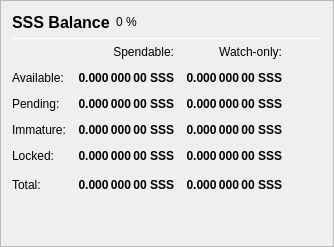
                   <widget class="QFrame" name="frame_Balances">
                    <property name="frameShape">
                     <enum>QFrame::StyledPanel</enum>
                    </property>
                    <property name="frameShadow">
                     <enum>QFrame::Raised</enum>
                    </property>
                    <layout class="QVBoxLayout" name="verticalLayout_4">
                     <item>
                      <layout class="QHBoxLayout" name="horizontalLayout_4">
                       <item>
                        <widget class="QLabel" name="label_5">
                         <property name="minimumSize">
                          <size>
                           <width>0</width>
                           <height>20</height>
                          </size>
                         </property>
                         <property name="font">
                          <font>
                           <pointsize>12</pointsize>
                           <weight>75</weight>
                           <bold>true</bold>
                          </font>
                         </property>
                         <property name="text">
                          <string>SSS Balance</string>
                         </property>
                        </widget>
                       </item>
                       <item>
                        <widget class="QLabel" name="labelSSSPercent">
                         <property name="text">
                          <string notr="true">0 %</string>
                         </property>
                        </widget>
                       </item>
                       <item>
                        <spacer name="horizontalSpacer_3">
                         <property name="orientation">
                          <enum>Qt::Horizontal</enum>
                         </property>
                         <property name="sizeHint" stdset="0">
                          <size>
                           <width>40</width>
                           <height>20</height>
                          </size>
                         </property>
                        </spacer>
                       </item>
                      </layout>
                     </item>
                     <item>
                      <widget class="Line" name="line_Balance">
                       <property name="minimumSize">
                        <size>
                         <width>0</width>
                         <height>1</height>
                        </size>
                       </property>
                       <property name="maximumSize">
                        <size>
                         <width>16777215</width>
                         <height>1</height>
                        </size>
                       </property>
                       <property name="orientation">
                        <enum>Qt::Horizontal</enum>
                       </property>
                      </widget>
                     </item>
                     <item>
                      <layout class="QGridLayout" name="gridLayout">
                       <property name="spacing">
                        <number>12</number>
                       </property>
                       <item row="0" column="1">
                        <widget class="QLabel" name="labelSpendable">
                         <property name="text">
                          <string>Spendable:</string>
                         </property>
                         <property name="alignment">
                          <set>Qt::AlignRight|Qt::AlignTrailing|Qt::AlignVCenter</set>
                         </property>
                        </widget>
                       </item>
                       <item row="0" column="2">
                        <widget class="QLabel" name="labelWatchonly">
                         <property name="text">
                          <string>Watch-only:</string>
                         </property>
                         <property name="alignment">
                          <set>Qt::AlignRight|Qt::AlignTrailing|Qt::AlignVCenter</set>
                         </property>
                        </widget>
                       </item>
                       <item row="1" column="0">
                        <widget class="QLabel" name="labelBalanceText">
                         <property name="text">
                          <string>Available:</string>
                         </property>
                        </widget>
                       </item>
                       <item row="1" column="1">
                        <widget class="QLabel" name="labelBalance">
                         <property name="font">
                          <font>
                           <weight>75</weight>
                           <bold>true</bold>
                          </font>
                         </property>
                         <property name="cursor">
                          <cursorShape>IBeamCursor</cursorShape>
                         </property>
                         <property name="toolTip">
                          <string>Your current spendable balance</string>
                         </property>
                         <property name="text">
                          <string notr="true">0.000 000 00 SSS</string>
                         </property>
                         <property name="alignment">
                          <set>Qt::AlignRight|Qt::AlignTrailing|Qt::AlignVCenter</set>
                         </property>
                         <property name="textInteractionFlags">
                          <set>Qt::LinksAccessibleByMouse|Qt::TextSelectableByKeyboard|Qt::TextSelectableByMouse</set>
                         </property>
                        </widget>
                       </item>
                       <item row="1" column="2">
                        <widget class="QLabel" name="labelWatchAvailable">
                         <property name="font">
                          <font>
                           <weight>75</weight>
                           <bold>true</bold>
                          </font>
                         </property>
                         <property name="cursor">
                          <cursorShape>IBeamCursor</cursorShape>
                         </property>
                         <property name="toolTip">
                          <string>Your current balance in watch-only addresses</string>
                         </property>
                         <property name="text">
                          <string notr="true">0.000 000 00 SSS</string>
                         </property>
                         <property name="alignment">
                          <set>Qt::AlignRight|Qt::AlignTrailing|Qt::AlignVCenter</set>
                         </property>
                         <property name="textInteractionFlags">
                          <set>Qt::LinksAccessibleByMouse|Qt::TextSelectableByKeyboard|Qt::TextSelectableByMouse</set>
                         </property>
                        </widget>
                       </item>
                       <item row="2" column="0">
                        <widget class="QLabel" name="labelPendingText">
                         <property name="text">
                          <string>Pending:</string>
                         </property>
                        </widget>
                       </item>
                       <item row="2" column="1">
                        <widget class="QLabel" name="labelUnconfirmed">
                         <property name="font">
                          <font>
                           <weight>75</weight>
                           <bold>true</bold>
                          </font>
                         </property>
                         <property name="cursor">
                          <cursorShape>IBeamCursor</cursorShape>
                         </property>
                         <property name="toolTip">
                          <string>Total of transactions that have yet to be confirmed, and do not yet count toward the spendable balance</string>
                         </property>
                         <property name="text">
                          <string notr="true">0.000 000 00 SSS</string>
                         </property>
                         <property name="alignment">
                          <set>Qt::AlignRight|Qt::AlignTrailing|Qt::AlignVCenter</set>
                         </property>
                         <property name="textInteractionFlags">
                          <set>Qt::LinksAccessibleByMouse|Qt::TextSelectableByKeyboard|Qt::TextSelectableByMouse</set>
                         </property>
                        </widget>
                       </item>
                       <item row="2" column="2">
                        <widget class="QLabel" name="labelWatchPending">
                         <property name="font">
                          <font>
                           <weight>75</weight>
                           <bold>true</bold>
                          </font>
                         </property>
                         <property name="cursor">
                          <cursorShape>IBeamCursor</cursorShape>
                         </property>
                         <property name="toolTip">
                          <string>Unconfirmed transactions to watch-only addresses</string>
                         </property>
                         <property name="text">
                          <string notr="true">0.000 000 00 SSS</string>
                         </property>
                         <property name="alignment">
                          <set>Qt::AlignRight|Qt::AlignTrailing|Qt::AlignVCenter</set>
                         </property>
                         <property name="textInteractionFlags">
                          <set>Qt::LinksAccessibleByMouse|Qt::TextSelectableByKeyboard|Qt::TextSelectableByMouse</set>
                         </property>
                        </widget>
                       </item>
                       <item row="3" column="0">
                        <widget class="QLabel" name="labelImmatureText">
                         <property name="text">
                          <string>Immature:</string>
                         </property>
                        </widget>
                       </item>
                       <item row="3" column="1">
                        <widget class="QLabel" name="labelImmature">
                         <property name="font">
                          <font>
                           <weight>75</weight>
                           <bold>true</bold>
                          </font>
                         </property>
                         <property name="cursor">
                          <cursorShape>IBeamCursor</cursorShape>
                         </property>
                         <property name="toolTip">
                          <string>Staked or masternode rewards that has not yet matured</string>
                         </property>
                         <property name="text">
                          <string notr="true">0.000 000 00 SSS</string>
                         </property>
                         <property name="alignment">
                          <set>Qt::AlignRight|Qt::AlignTrailing|Qt::AlignVCenter</set>
                         </property>
                         <property name="textInteractionFlags">
                          <set>Qt::LinksAccessibleByMouse|Qt::TextSelectableByKeyboard|Qt::TextSelectableByMouse</set>
                         </property>
                        </widget>
                       </item>
                       <item row="3" column="2">
                        <widget class="QLabel" name="labelWatchImmature">
                         <property name="font">
                          <font>
                           <weight>75</weight>
                           <bold>true</bold>
                          </font>
                         </property>
                         <property name="cursor">
                          <cursorShape>IBeamCursor</cursorShape>
                         </property>
                         <property name="toolTip">
                          <string>Staked or masternode rewards in watch-only addresses that has not yet matured</string>
                         </property>
                         <property name="text">
                          <string notr="true">0.000 000 00 SSS</string>
                         </property>
                         <property name="alignment">
                          <set>Qt::AlignRight|Qt::AlignTrailing|Qt::AlignVCenter</set>
                         </property>
                         <property name="textInteractionFlags">
                          <set>Qt::LinksAccessibleByMouse|Qt::TextSelectableByKeyboard|Qt::TextSelectableByMouse</set>
                         </property>
                        </widget>
                       </item>
                       <item row="4" column="0">
                        <widget class="QLabel" name="labelLockedBalanceText">
                         <property name="toolTip">
                          <string>Locked SSS or Masternode collaterals. These are excluded from zsss minting.</string>
                         </property>
                         <property name="text">
                          <string>Locked:</string>
                         </property>
                        </widget>
                       </item>
                       <item row="4" column="1">
                        <widget class="QLabel" name="labelLockedBalance">
                         <property name="font">
                          <font>
                           <weight>75</weight>
                           <bold>true</bold>
                          </font>
                         </property>
                         <property name="cursor">
                          <cursorShape>IBeamCursor</cursorShape>
                         </property>
                         <property name="toolTip">
                          <string>Locked SSS or Masternode collaterals. These are excluded from zsss minting.</string>
                         </property>
                         <property name="text">
                          <string notr="true">0.000 000 00 SSS</string>
                         </property>
                         <property name="alignment">
                          <set>Qt::AlignRight|Qt::AlignTrailing|Qt::AlignVCenter</set>
                         </property>
                         <property name="textInteractionFlags">
                          <set>Qt::LinksAccessibleByMouse|Qt::TextSelectableByKeyboard|Qt::TextSelectableByMouse</set>
                         </property>
                        </widget>
                       </item>
                       <item row="4" column="2">
                        <widget class="QLabel" name="labelWatchLocked">
                         <property name="font">
                          <font>
                           <weight>75</weight>
                           <bold>true</bold>
                          </font>
                         </property>
                         <property name="cursor">
                          <cursorShape>IBeamCursor</cursorShape>
                         </property>
                         <property name="toolTip">
                          <string>Current locked balance in watch-only addresses</string>
                         </property>
                         <property name="text">
                          <string notr="true">0.000 000 00 SSS</string>
                         </property>
                         <property name="alignment">
                          <set>Qt::AlignRight|Qt::AlignTrailing|Qt::AlignVCenter</set>
                         </property>
                         <property name="textInteractionFlags">
                          <set>Qt::LinksAccessibleByMouse|Qt::TextSelectableByKeyboard|Qt::TextSelectableByMouse</set>
                         </property>
                        </widget>
                       </item>
                       <item row="5" column="0">
                        <widget class="QLabel" name="labelTotalText">
                         <property name="toolTip">
                          <string>Your current SSSolutions balance, unconfirmed and immature transactions included</string>
                         </property>
                         <property name="text">
                          <string>Total:</string>
                         </property>
                        </widget>
                       </item>
                       <item row="5" column="1">
                        <widget class="QLabel" name="labelTotal">
                         <property name="font">
                          <font>
                           <weight>75</weight>
                           <bold>true</bold>
                          </font>
                         </property>
                         <property name="cursor">
                          <cursorShape>IBeamCursor</cursorShape>
                         </property>
                         <property name="toolTip">
                          <string>Your current sssolutions balance, unconfirmed and immature transactions included</string>
                         </property>
                         <property name="text">
                          <string notr="true">0.000 000 00 SSS</string>
                         </property>
                         <property name="alignment">
                          <set>Qt::AlignRight|Qt::AlignTrailing|Qt::AlignVCenter</set>
                         </property>
                         <property name="textInteractionFlags">
                          <set>Qt::LinksAccessibleByMouse|Qt::TextSelectableByKeyboard|Qt::TextSelectableByMouse</set>
                         </property>
                        </widget>
                       </item>
                       <item row="5" column="2">
                        <widget class="QLabel" name="labelWatchTotal">
                         <property name="font">
                          <font>
                           <weight>75</weight>
                           <bold>true</bold>
                          </font>
                         </property>
                         <property name="cursor">
                          <cursorShape>IBeamCursor</cursorShape>
                         </property>
                         <property name="toolTip">
                          <string>Current total balance in watch-only addresses</string>
                         </property>
                         <property name="text">
                          <string notr="true">0.000 000 00 SSS</string>
                         </property>
                         <property name="alignment">
                          <set>Qt::AlignRight|Qt::AlignTrailing|Qt::AlignVCenter</set>
                         </property>
                         <property name="textInteractionFlags">
                          <set>Qt::LinksAccessibleByMouse|Qt::TextSelectableByKeyboard|Qt::TextSelectableByMouse</set>
                         </property>
                        </widget>
                       </item>
                       <item row="5" column="3">
                        <spacer name="horizontalSpacer_9">
                         <property name="orientation">
                          <enum>Qt::Horizontal</enum>
                         </property>
                         <property name="sizeHint" stdset="0">
                          <size>
                           <width>40</width>
                           <height>20</height>
                          </size>
                         </property>
                        </spacer>
                       </item>
                      </layout>
                     </item>
                     <item>
                      <spacer name="verticalSpacer_3">
                       <property name="orientation">
                        <enum>Qt::Vertical</enum>
                       </property>
                       <property name="sizeHint" stdset="0">
                        <size>
                         <width>20</width>
                         <height>40</height>
                        </size>
                       </property>
                      </spacer>
                     </item>
                    </layout>
                   </widget>
